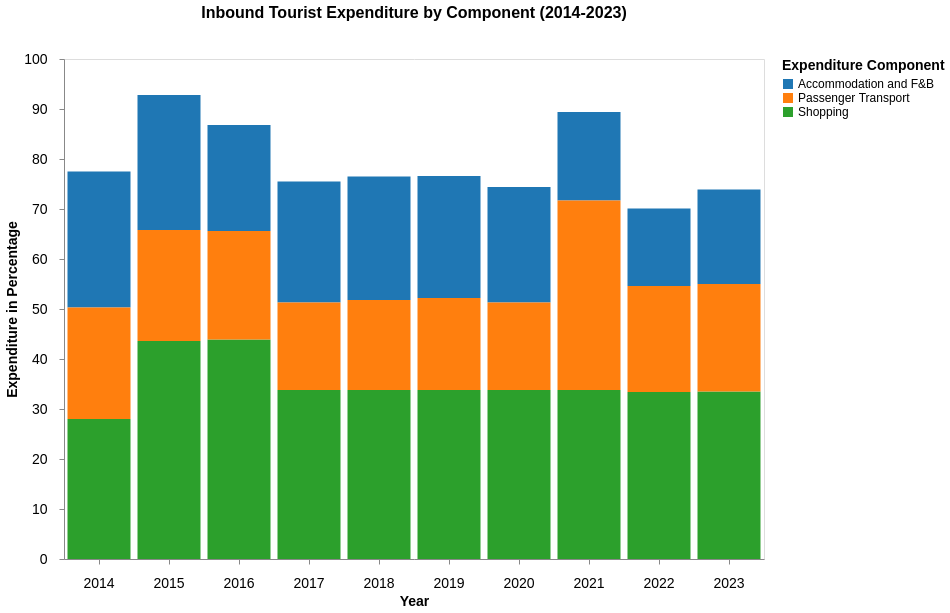

Describe this chart as a Vega-Lite specification.
### Vega-Lite specification from a JSON file in a GitHub repository (floating-point values rounded to 4 significant figures)
{"$schema": "https://vega.github.io/schema/vega-lite/v5.json", "title": {"text": "Inbound Tourist Expenditure by Component (2014-2023)", "fontSize": 16, "anchor": "middle", "fontWeight": "bold", "subtitle": " ", "subtitlePadding": 16}, "width": 700, "height": 500, "data": {"values": [{"Year": "2014", "Component": "Shopping", "Expenditure": 28}, {"Year": "2014", "Component": "Accommodation and F&B", "Expenditure": 27.2}, {"Year": "2014", "Component": "Passenger Transport", "Expenditure": 22.3}, {"Year": "2015", "Component": "Shopping", "Expenditure": 43.6}, {"Year": "2015", "Component": "Accommodation and F&B", "Expenditure": 27}, {"Year": "2015", "Component": "Passenger Transport", "Expenditure": 22.2}, {"Year": "2016", "Component": "Shopping", "Expenditure": 43.9}, {"Year": "2016", "Component": "Accommodation and F&B", "Expenditure": 21.2}, {"Year": "2016", "Component": "Passenger Transport", "Expenditure": 21.7}, {"Year": "2017", "Component": "Shopping", "Expenditure": 33.8}, {"Year": "2017", "Component": "Accommodation and F&B", "Expenditure": 24.2}, {"Year": "2017", "Component": "Passenger Transport", "Expenditure": 17.5}, {"Year": "2018", "Component": "Shopping", "Expenditure": 33.8}, {"Year": "2018", "Component": "Accommodation and F&B", "Expenditure": 24.7}, {"Year": "2018", "Component": "Passenger Transport", "Expenditure": 18}, {"Year": "2019", "Component": "Shopping", "Expenditure": 33.8}, {"Year": "2019", "Component": "Accommodation and F&B", "Expenditure": 24.4}, {"Year": "2019", "Component": "Passenger Transport", "Expenditure": 18.4}, {"Year": "2020", "Component": "Shopping", "Expenditure": 33.8}, {"Year": "2020", "Component": "Accommodation and F&B", "Expenditure": 23.1}, {"Year": "2020", "Component": "Passenger Transport", "Expenditure": 17.5}, {"Year": "2021", "Component": "Shopping", "Expenditure": 33.8}, {"Year": "2021", "Component": "Accommodation and F&B", "Expenditure": 17.7}, {"Year": "2021", "Component": "Passenger Transport", "Expenditure": 37.9}, {"Year": "2022", "Component": "Shopping", "Expenditure": 33.4}, {"Year": "2022", "Component": "Accommodation and F&B", "Expenditure": 15.5}, {"Year": "2022", "Component": "Passenger Transport", "Expenditure": 21.2}, {"Year": "2023", "Component": "Shopping", "Expenditure": 33.5}, {"Year": "2023", "Component": "Accommodation and F&B", "Expenditure": 18.9}, {"Year": "2023", "Component": "Passenger Transport", "Expenditure": 21.5}]}, "params": [{"name": "yearSelect", "value": "All", "bind": {"input": "select", "options": ["All", "2014", "2015", "2016", "2017", "2018", "2019", "2020", "2021", "2022", "2023"], "name": "Select Year"}}], "mark": "bar", "encoding": {"x": {"field": "Year", "type": "ordinal", "title": "Year", "axis": {"labelAngle": 0, "labelFontSize": 14, "titleFontSize": 14, "labelPadding": 12, "grid": false}}, "y": {"field": "Expenditure", "type": "quantitative", "title": "Expenditure in Percentage", "axis": {"labelPadding": 12, "labelFontSize": 14, "titleFontSize": 14, "grid": false}, "scale": {"domain": [0, 100]}}, "color": {"field": "Component", "type": "nominal", "title": "Expenditure Component", "scale": {"scheme": "category10"}, "legend": {"title": "Expenditure Component", "orient": "right", "labelFontSize": 12, "titleFontSize": 14, "labelPadding": 12}}, "opacity": {"condition": [{"test": "yearSelect == 'All'", "value": 1}, {"test": "datum.Year == yearSelect", "value": 1}], "value": 0.3}, "tooltip": [{"field": "Year", "title": "Year"}, {"field": "Component", "title": "Expenditure Component"}, {"field": "Expenditure", "title": "Expenditure in Percentage", "format": ".2f"}]}}
